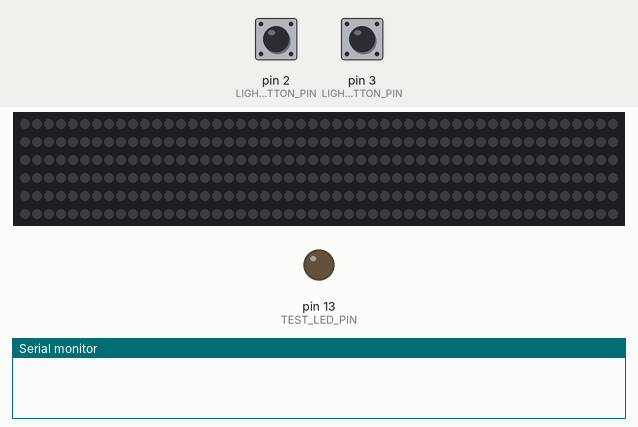
This sketch was run on a simulated Arduino Uno, built with avr-gcc and run on an emulated ATmega328P. On the bench: 300 RGB LEDs in strip order, left to right, continuing on the next row, output pins drawn as LEDs (lit = HIGH), the last lines printed to the serial monitor. Dashed ring = blinking. The test bench sets the inputs (shaded band); at power-on: pin 2 (LIGHTING_ON_BUTTON_PIN) HIGH, pin 3 (LIGHTING_MODE_BUTTON_PIN) HIGH. Dim RGB values are drawn brighter than linear.

Above: at 1.2 s.
1.3 s: pin 2 (LIGHTING_ON_BUTTON_PIN) pulled LOW for 0.15 s
At 1.9 s:
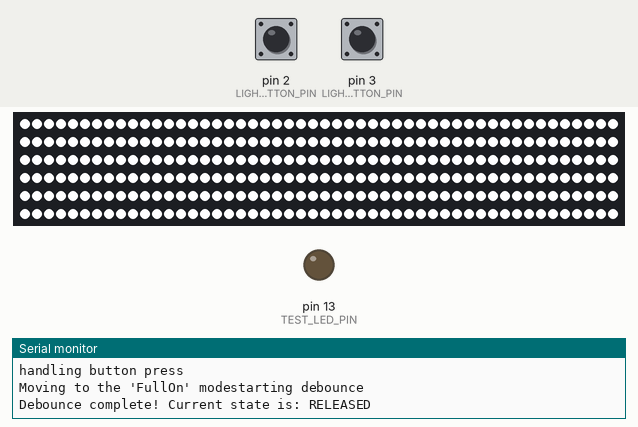
3.0 s: pin 3 (LIGHTING_MODE_BUTTON_PIN) pulled LOW for 0.15 s
At 4.4 s:
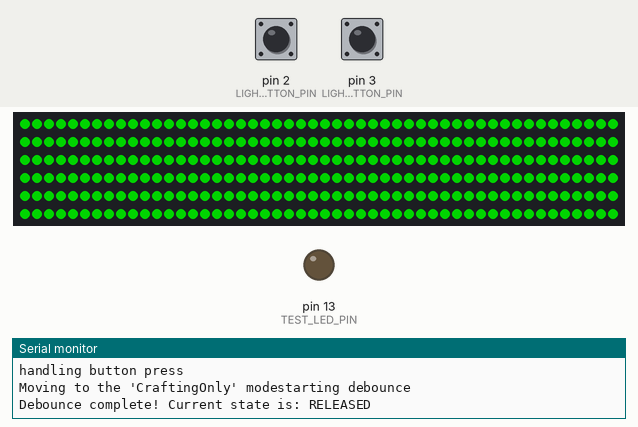
4.7 s: pin 3 (LIGHTING_MODE_BUTTON_PIN) pulled LOW for 1 s
At 6.9 s:
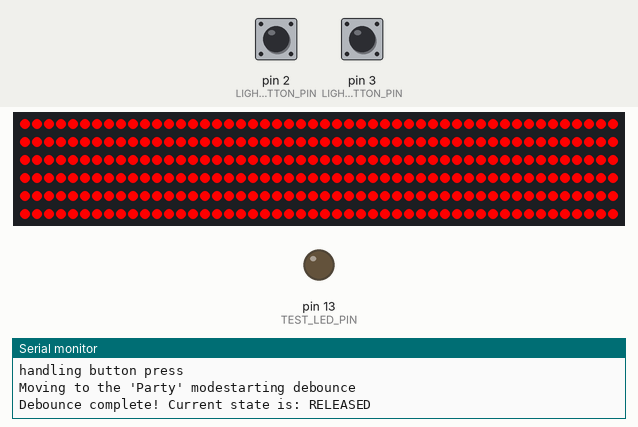
7.2 s: pin 3 (LIGHTING_MODE_BUTTON_PIN) pulled LOW for 0.15 s
At 8.6 s:
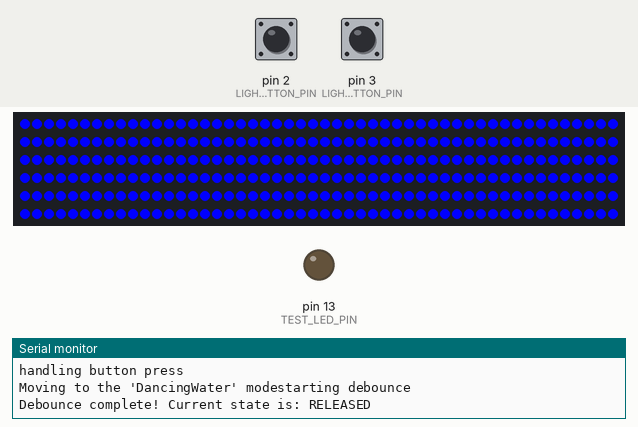
8.9 s: pin 2 (LIGHTING_ON_BUTTON_PIN) pulled LOW for 1 s
At 9.7 s:
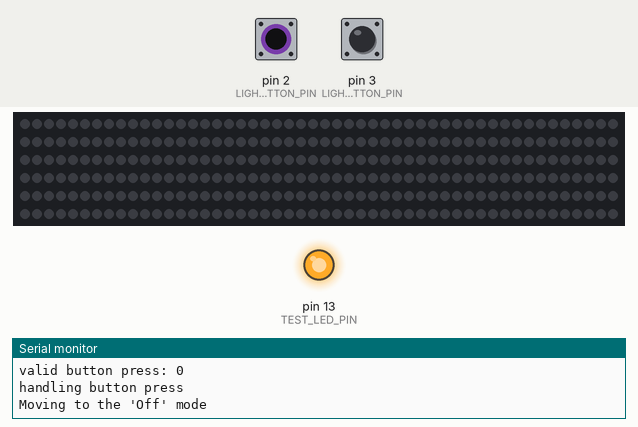
11.4 s: pin 2 (LIGHTING_ON_BUTTON_PIN) pulsed LOW 2 times (0.12 s each, 0.3 s apart)
At 11.66 s:
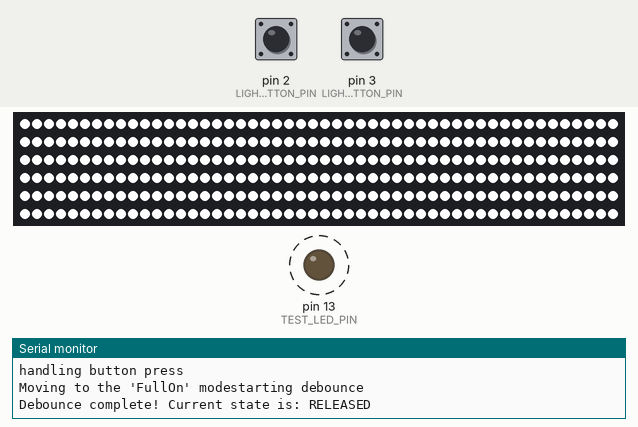
Timing chart, 0 to 14.4 s (numbered marks = the images above; inputs shaded):
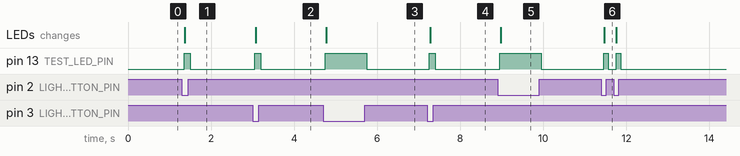

The sketch:

lighting_ISR_Button.ino
```cpp
#include "FastLED.h"

// ----------- ADD NEW MODES HERE ----------
// Search for NEW MODES to find other places to change
// When adding new modes, these modes need to be reflected in the mode button code: Search for zzModeButtonzz
enum LightingMode {
   Off = 0,
   FullOn = 1,
   CraftingOnly = 2,
   Party = 3,
   DancingWater = 4
};

// Our buttons are Active Low. So let’s define some helper words for not screwing that up
#define PRESSED LOW
#define RELEASED HIGH

// Variables for lighting system
const int LED_COUNT = 300;           // This is the total count of LEDs for the entire livingroom
CRGB ledStrip[LED_COUNT];            // Storage for color data
const int LED_DATA_PIN = 6;          // This is the output pin that delivers Color data to the LED Strip
LightingMode lightingMode = Off;     // We start with the lights off

// On Button
const int LIGHTING_ON_BUTTON_PIN = 2; // (Active-Low) Input pin connects to the button that will turn on/off the lights
int onButton_State = RELEASED;        // the current currentButtonState of the input pin for Lighting_On_Button
bool onButton_IsDebouncing = false;   // Used to track when we are in a debounce situation after the OnButton input toggles state
long onButton_LastDebounceTime = 0;   // the last time the output pin was toggled

// Mode Button
const int LIGHTING_MODE_BUTTON_PIN = 3; // (Active-Low) Input pin connects to the button that will change the mode of the lights
int modeButton_State = RELEASED;        // the current currentButtonState from the input pin for Lighting_Mode_Button
bool modeButton_IsDebouncing = false;   // Used to track when we are in a debounce situation after the OnButton input toggles state
long modeButton_LastDebounceTime = 0;   // the last time the output pin was toggled

// the following variables are long's because the time, measured in milliseconds,
// will quickly become a bigger number than can be stored in an int.
long debounceDelay = 50;    // the debounce time; increase if the output flickers


// OnBoard LED for testing buttons
const int TEST_LED_PIN = 13;


void setup() {

  //TODO:REMOVE once buttons work
  pinMode(TEST_LED_PIN, OUTPUT);
  Serial.begin(57600);

  // Initialize the lights as off
  FastLED.addLeds<WS2812, LED_DATA_PIN, GRB>(ledStrip, LED_COUNT);
  fill_solid(ledStrip, LED_COUNT, CRGB::Black);
  FastLED.show();

  // Initialize the buttons
  pinMode(LIGHTING_ON_BUTTON_PIN, INPUT_PULLUP);
  attachInterrupt(digitalPinToInterrupt(LIGHTING_ON_BUTTON_PIN), buttonPressChanged, FALLING);
  pinMode(LIGHTING_MODE_BUTTON_PIN, INPUT_PULLUP);
  attachInterrupt(digitalPinToInterrupt(LIGHTING_MODE_BUTTON_PIN), buttonPressChanged, FALLING);

}

void loop() {

  // Check the states of both of our buttons to determine if there have been any
  // button presses.
  int currentButtonState = RELEASED;

  // ---- Watch the main On Button for state changes -------------------------------------------
  currentButtonState = digitalRead(LIGHTING_ON_BUTTON_PIN);
  if (currentButtonState == onButton_State) {
    onButton_IsDebouncing = false;
  } else {
    if (onButton_IsDebouncing) {
      if ((millis() - onButton_LastDebounceTime) > debounceDelay) {
        // whatever the currentButtonState is at, it's been there for longer
        // than the debounce delay, so take it as the actual current state:
        onButton_State = currentButtonState;
        onButton_IsDebouncing = false;
        Serial.print("Debounce complete! Current state is: ");
        Serial.print(onButton_State == PRESSED ? "PRESSED\n" : "RELEASED\n");
        digitalWrite(TEST_LED_PIN, ((onButton_State == PRESSED) ? HIGH : LOW));

        // We are only interested in RELEASED --> PRESSED and not PRESSED --> RELEASED
        if (onButton_State == RELEASED){
          return;
        }

        Serial.print("valid button press: ");
        Serial.print(onButton_State);
        Serial.print("\n");
        // Handle the button press now
        Serial.print("handling button press\n");
        lightingMode = (lightingMode == Off ? FullOn : Off);
        changeLightingMode(lightingMode);
      } else {
        return;
      }
    } else {
      // reset the debouncing timer
      onButton_IsDebouncing = true;
      onButton_LastDebounceTime = millis();
      Serial.print("starting debounce\n");
      return;
    }
  }

  // ---- Watch the Mode Button for state changes -------------------------------------------
  currentButtonState = digitalRead(LIGHTING_MODE_BUTTON_PIN);
  if (currentButtonState == modeButton_State) {
    modeButton_IsDebouncing = false;
  } else {
    if (modeButton_IsDebouncing) {
      if ((millis() - modeButton_LastDebounceTime) > debounceDelay) {
        // whatever the currentButtonState is at, it's been there for longer
        // than the debounce delay, so take it as the actual current state:
        modeButton_State = currentButtonState;
        modeButton_IsDebouncing = false;
        Serial.print("Debounce complete! Current state is: ");
        Serial.print(modeButton_State == PRESSED ? "PRESSED\n" : "RELEASED\n");
        digitalWrite(TEST_LED_PIN, ((onButton_State == PRESSED) ? HIGH : LOW));

        // We are only interested in RELEASED --> PRESSED and not PRESSED --> RELEASED
        if (modeButton_State == RELEASED){
          return;
        }

        Serial.print("valid button press: ");
        Serial.print(modeButton_State);
        Serial.print("\n");
        // Handle the button press now
        digitalWrite(TEST_LED_PIN, ((modeButton_State == PRESSED) ? HIGH : LOW));
        Serial.print("handling button press\n");

        // ------------ ADD MAX MODE COUNT HERE TO ENABLE NEW MODES --------
        // zzModeButtonzz
        switch (lightingMode) {
          case Off:
            lightingMode = FullOn;
            break;
          case FullOn:
            lightingMode = CraftingOnly;
            break;
          case CraftingOnly:
            lightingMode = Party;
            break;
          case Party:
            lightingMode = DancingWater;
            break;
          case DancingWater:
            lightingMode = FullOn;
            break;
          Default:
            // This shouldn’t be possible. We have a problem..turn off
            lightingMode = Off;
            break;

        }

        changeLightingMode(lightingMode);
      } else {
        return;
      }
    } else {
      // reset the debouncing timer
      modeButton_IsDebouncing = true;
      modeButton_LastDebounceTime = millis();
      Serial.print("starting debounce\n");
      return;
    }
  }

}

void buttonPressChanged() {

}

// Puts the LED lighting into which ever lighting mode we should be in.
void changeLightingMode(LightingMode mode) {
  switch(mode) {
    case Off:
      Serial.print("Moving to the 'Off' mode");
      fill_solid(ledStrip, LED_COUNT, CRGB::Black);

      break;
    case FullOn:
      Serial.print("Moving to the 'FullOn' mode");
      fill_solid(ledStrip, LED_COUNT, CRGB::White);
      break;
    case CraftingOnly:
      //TODO: Determine real values for the room empirically on the lighting circuits are installed
      //TODO: This is important because the correct blocks of LED to change could be across several
      //TODO: Different ranges. Kicking this can down the road for testing purposes
      Serial.print("Moving to the 'CraftingOnly' mode");
      fill_solid(ledStrip, LED_COUNT, CRGB::Green);
      break;
    case Party:
      Serial.print("Moving to the 'Party' mode");
      fill_solid(ledStrip, LED_COUNT, CRGB::Red);
      break;
    case DancingWater:
      Serial.print("Moving to the 'DancingWater' mode");
      fill_solid(ledStrip, LED_COUNT, CRGB::Blue);
      break;
    default:
      //This should never happen!!! If it does...flash a few times
      //TODO: Do something better than this. Kicking this can down the road
      Serial.print("WE SHOULD NOT BE HERE! OMG! WHAT HAPPENED!");
      fill_solid(ledStrip, LED_COUNT, CRGB::Purple);
  }

  FastLED.show();

}
```

Measured:
- after the input at 1.3 s, pin 13 (TEST_LED_PIN): LOW → HIGH after 0.05 s, → LOW 0.15 s later; the LEDs: change after 0.07 s (image 1)
- after the input at 3.0 s, pin 13 (TEST_LED_PIN): LOW → HIGH after 0.05 s, → LOW 0.15 s later; the LEDs: change after 0.07 s (image 2)
- after the input at 4.7 s, pin 13 (TEST_LED_PIN): LOW → HIGH after 0.05 s, → LOW 1.0 s later; the LEDs: change after 0.07 s (image 3)
- after the input at 7.2 s, pin 13 (TEST_LED_PIN): LOW → HIGH after 0.05 s, → LOW 0.15 s later; the LEDs: change after 0.07 s (image 4)
- after the input at 8.9 s, pin 13 (TEST_LED_PIN): LOW → HIGH after 0.05 s, → LOW 1.0 s later; the LEDs: change after 0.07 s (image 5)
- after the input at 11.4 s, pin 13 (TEST_LED_PIN): alternates HIGH for 0.12 s and LOW for 0.18 s, 4 changes in all, then stays LOW, starting after 0.05 s; the LEDs: change after 0.07 s (image 6)
